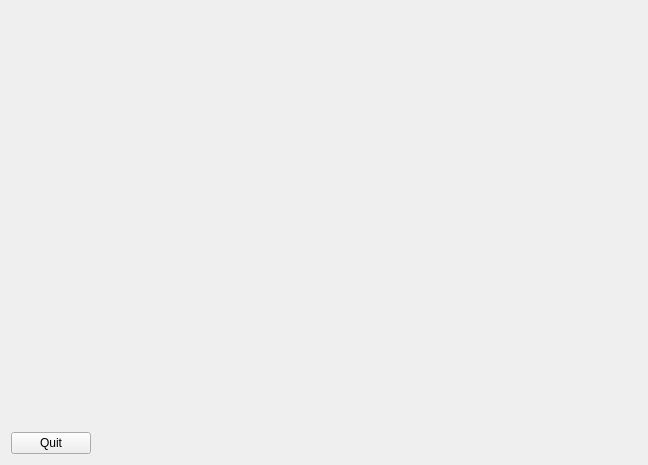
<?xml version="1.0" encoding="UTF-8"?>
<ui version="4.0">
 <class>MainWindow</class>
 <widget class="QMainWindow" name="MainWindow">
  <property name="geometry">
   <rect>
    <x>0</x>
    <y>0</y>
    <width>648</width>
    <height>465</height>
   </rect>
  </property>
  <property name="maximumSize">
   <size>
    <width>800</width>
    <height>600</height>
   </size>
  </property>
  <property name="windowTitle">
   <string>Baseball field</string>
  </property>
  <widget class="QWidget" name="centralWidget">
   <layout class="QHBoxLayout" name="horizontalLayout">
    <item>
     <layout class="QVBoxLayout" name="verticalLayout_2">
      <item>
       <layout class="QVBoxLayout" name="verticalLayout">
        <item>
         <spacer name="verticalSpacer">
          <property name="orientation">
           <enum>Qt::Vertical</enum>
          </property>
          <property name="sizeHint" stdset="0">
           <size>
            <width>75</width>
            <height>395</height>
           </size>
          </property>
         </spacer>
        </item>
       </layout>
      </item>
      <item>
       <widget class="QPushButton" name="pushButton">
        <property name="text">
         <string>Quit</string>
        </property>
       </widget>
      </item>
     </layout>
    </item>
    <item>
     <widget class="GLWidget" name="GLwidget" native="true">
      <property name="sizePolicy">
       <sizepolicy hsizetype="Expanding" vsizetype="Preferred">
        <horstretch>0</horstretch>
        <verstretch>0</verstretch>
       </sizepolicy>
      </property>
     </widget>
    </item>
   </layout>
  </widget>
 </widget>
 <layoutdefault spacing="6" margin="11"/>
 <customwidgets>
  <customwidget>
   <class>GLWidget</class>
   <extends>QWidget</extends>
   <header>glwidget.h</header>
   <container>1</container>
  </customwidget>
 </customwidgets>
 <resources/>
 <connections>
  <connection>
   <sender>pushButton</sender>
   <signal>released()</signal>
   <receiver>MainWindow</receiver>
   <slot>close()</slot>
   <hints>
    <hint type="sourcelabel">
     <x>41</x>
     <y>442</y>
    </hint>
    <hint type="destinationlabel">
     <x>44</x>
     <y>279</y>
    </hint>
   </hints>
  </connection>
 </connections>
</ui>
